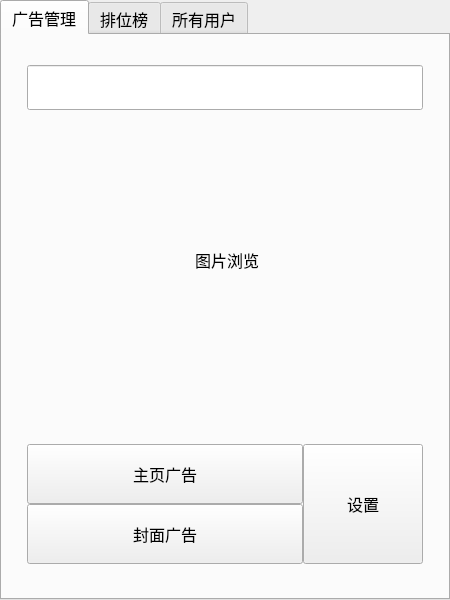
<?xml version="1.0" encoding="UTF-8"?>
<ui version="4.0">
 <class>Admin</class>
 <widget class="QWidget" name="Admin">
  <property name="geometry">
   <rect>
    <x>0</x>
    <y>0</y>
    <width>450</width>
    <height>600</height>
   </rect>
  </property>
  <property name="minimumSize">
   <size>
    <width>450</width>
    <height>600</height>
   </size>
  </property>
  <property name="windowTitle">
   <string>BrainStorm 管理员</string>
  </property>
  <property name="windowIcon">
   <iconset resource="Res/res.qrc">
    <normaloff>:/logo.jpg</normaloff>:/logo.jpg</iconset>
  </property>
  <layout class="QGridLayout" name="gridLayout">
   <property name="leftMargin">
    <number>0</number>
   </property>
   <property name="topMargin">
    <number>0</number>
   </property>
   <property name="rightMargin">
    <number>0</number>
   </property>
   <property name="bottomMargin">
    <number>0</number>
   </property>
   <property name="spacing">
    <number>0</number>
   </property>
   <item row="1" column="1">
    <widget class="QTabWidget" name="tabWidget">
     <property name="minimumSize">
      <size>
       <width>450</width>
       <height>600</height>
      </size>
     </property>
     <property name="font">
      <font>
       <family>楷体</family>
       <pointsize>12</pointsize>
      </font>
     </property>
     <property name="tabShape">
      <enum>QTabWidget::Rounded</enum>
     </property>
     <property name="currentIndex">
      <number>0</number>
     </property>
     <property name="tabBarAutoHide">
      <bool>false</bool>
     </property>
     <widget class="QWidget" name="advert_tab">
      <property name="font">
       <font>
        <family>楷体</family>
        <pointsize>12</pointsize>
       </font>
      </property>
      <attribute name="title">
       <string>广告管理</string>
      </attribute>
      <layout class="QVBoxLayout" name="verticalLayout_3">
       <property name="spacing">
        <number>0</number>
       </property>
       <property name="leftMargin">
        <number>25</number>
       </property>
       <property name="topMargin">
        <number>30</number>
       </property>
       <property name="rightMargin">
        <number>25</number>
       </property>
       <property name="bottomMargin">
        <number>0</number>
       </property>
       <item>
        <widget class="QLineEdit" name="advertNameEdit">
         <property name="minimumSize">
          <size>
           <width>0</width>
           <height>45</height>
          </size>
         </property>
         <property name="text">
          <string/>
         </property>
         <property name="alignment">
          <set>Qt::AlignCenter</set>
         </property>
        </widget>
       </item>
       <item>
        <widget class="QLabel" name="advertBrowserlabel">
         <property name="minimumSize">
          <size>
           <width>400</width>
           <height>300</height>
          </size>
         </property>
         <property name="maximumSize">
          <size>
           <width>400</width>
           <height>300</height>
          </size>
         </property>
         <property name="text">
          <string>&lt;html&gt;&lt;head/&gt;&lt;body&gt;&lt;p align=&quot;center&quot;&gt;图片浏览&lt;/p&gt;&lt;/body&gt;&lt;/html&gt;</string>
         </property>
        </widget>
       </item>
       <item>
        <layout class="QHBoxLayout" name="horizontalLayout_2" stretch="2,1">
         <property name="spacing">
          <number>0</number>
         </property>
         <item>
          <layout class="QVBoxLayout" name="verticalLayout_2" stretch="1,1,1,1">
           <property name="spacing">
            <number>0</number>
           </property>
           <item>
            <spacer name="verticalSpacer_3">
             <property name="orientation">
              <enum>Qt::Vertical</enum>
             </property>
             <property name="sizeHint" stdset="0">
              <size>
               <width>20</width>
               <height>40</height>
              </size>
             </property>
            </spacer>
           </item>
           <item>
            <widget class="QPushButton" name="mainAdvert_Button">
             <property name="minimumSize">
              <size>
               <width>0</width>
               <height>60</height>
              </size>
             </property>
             <property name="text">
              <string>主页广告</string>
             </property>
             <property name="autoDefault">
              <bool>false</bool>
             </property>
             <property name="default">
              <bool>false</bool>
             </property>
             <property name="flat">
              <bool>false</bool>
             </property>
            </widget>
           </item>
           <item>
            <widget class="QPushButton" name="faceAdvert_Button">
             <property name="minimumSize">
              <size>
               <width>0</width>
               <height>60</height>
              </size>
             </property>
             <property name="layoutDirection">
              <enum>Qt::LeftToRight</enum>
             </property>
             <property name="text">
              <string>封面广告</string>
             </property>
             <property name="autoDefault">
              <bool>false</bool>
             </property>
             <property name="default">
              <bool>false</bool>
             </property>
             <property name="flat">
              <bool>false</bool>
             </property>
            </widget>
           </item>
           <item>
            <spacer name="verticalSpacer_4">
             <property name="orientation">
              <enum>Qt::Vertical</enum>
             </property>
             <property name="sizeHint" stdset="0">
              <size>
               <width>20</width>
               <height>40</height>
              </size>
             </property>
            </spacer>
           </item>
          </layout>
         </item>
         <item>
          <widget class="QPushButton" name="setButton">
           <property name="minimumSize">
            <size>
             <width>120</width>
             <height>120</height>
            </size>
           </property>
           <property name="maximumSize">
            <size>
             <width>120</width>
             <height>120</height>
            </size>
           </property>
           <property name="text">
            <string>设置</string>
           </property>
          </widget>
         </item>
        </layout>
       </item>
      </layout>
     </widget>
     <widget class="QWidget" name="rank_tab">
      <attribute name="title">
       <string>排位榜</string>
      </attribute>
      <layout class="QVBoxLayout" name="verticalLayout" stretch="1,9">
       <property name="spacing">
        <number>0</number>
       </property>
       <property name="leftMargin">
        <number>0</number>
       </property>
       <property name="topMargin">
        <number>0</number>
       </property>
       <property name="rightMargin">
        <number>0</number>
       </property>
       <property name="bottomMargin">
        <number>0</number>
       </property>
       <item>
        <widget class="QLabel" name="label_rank">
         <property name="text">
          <string>BrainStrom Top 20</string>
         </property>
         <property name="alignment">
          <set>Qt::AlignCenter</set>
         </property>
        </widget>
       </item>
       <item>
        <layout class="QHBoxLayout" name="horizontalLayout" stretch="12">
         <property name="spacing">
          <number>0</number>
         </property>
         <item>
          <widget class="QTableWidget" name="rank_tableWidget">
           <property name="styleSheet">
            <string notr="true">/*表格的一种美化方式*/
QHeaderView
{
    background:transparent;
}

QHeaderView::section
{
    font-size:14px;
    font-family:&quot;Microsoft YaHei&quot;;
    color:#FFFFFF;
    background:#60669B;
    border:none;
    text-align:left;
    min-height:49px;
    max-height:49px;
    margin-left:0px;
    padding-left:0px;
}

QTableWidget
{
    background:#FFFFFF;
    border:none;

    font-size:20px;
    font-family:&quot;楷体&quot;;
    color:#666666;
}
QTableWidget::item
{
    border-bottom:1px solid #EEF1F7 ;
}

QTableWidget::item::selected
{
    color:red;
    background:#EFF4FF;
}


QScrollBar::handle:vertical
{
    background: rgba(255,255,255,20%);
    border: 0px solid grey;
    border-radius:3px;
    width: 8px;
}

QScrollBar::add-page:vertical, QScrollBar::sub-page:vertical
{
    background:rgba(255,255,255,10%);
}


QScollBar::add-line:vertical, QScrollBar::sub-line:vertical
{
    background:transparent;
}
</string>
           </property>
           <property name="verticalScrollBarPolicy">
            <enum>Qt::ScrollBarAsNeeded</enum>
           </property>
           <property name="horizontalScrollBarPolicy">
            <enum>Qt::ScrollBarAsNeeded</enum>
           </property>
           <property name="sizeAdjustPolicy">
            <enum>QAbstractScrollArea::AdjustToContentsOnFirstShow</enum>
           </property>
           <property name="autoScroll">
            <bool>true</bool>
           </property>
           <property name="autoScrollMargin">
            <number>0</number>
           </property>
          </widget>
         </item>
        </layout>
       </item>
      </layout>
     </widget>
     <widget class="QWidget" name="user_tab">
      <attribute name="title">
       <string>所有用户</string>
      </attribute>
      <layout class="QVBoxLayout" name="verticalLayout_4">
       <property name="spacing">
        <number>0</number>
       </property>
       <property name="leftMargin">
        <number>0</number>
       </property>
       <property name="topMargin">
        <number>0</number>
       </property>
       <property name="rightMargin">
        <number>0</number>
       </property>
       <property name="bottomMargin">
        <number>0</number>
       </property>
       <item>
        <widget class="QTreeWidget" name="user_treeWidget">
         <column>
          <property name="text">
           <string notr="true">未写</string>
          </property>
         </column>
        </widget>
       </item>
      </layout>
     </widget>
    </widget>
   </item>
   <item row="1" column="2">
    <spacer name="horizontalSpacer_2">
     <property name="orientation">
      <enum>Qt::Horizontal</enum>
     </property>
     <property name="sizeHint" stdset="0">
      <size>
       <width>106</width>
       <height>20</height>
      </size>
     </property>
    </spacer>
   </item>
   <item row="2" column="1">
    <spacer name="verticalSpacer">
     <property name="orientation">
      <enum>Qt::Vertical</enum>
     </property>
     <property name="sizeHint" stdset="0">
      <size>
       <width>20</width>
       <height>55</height>
      </size>
     </property>
    </spacer>
   </item>
  </layout>
 </widget>
 <resources>
  <include location="Res/res.qrc"/>
 </resources>
 <connections/>
</ui>
